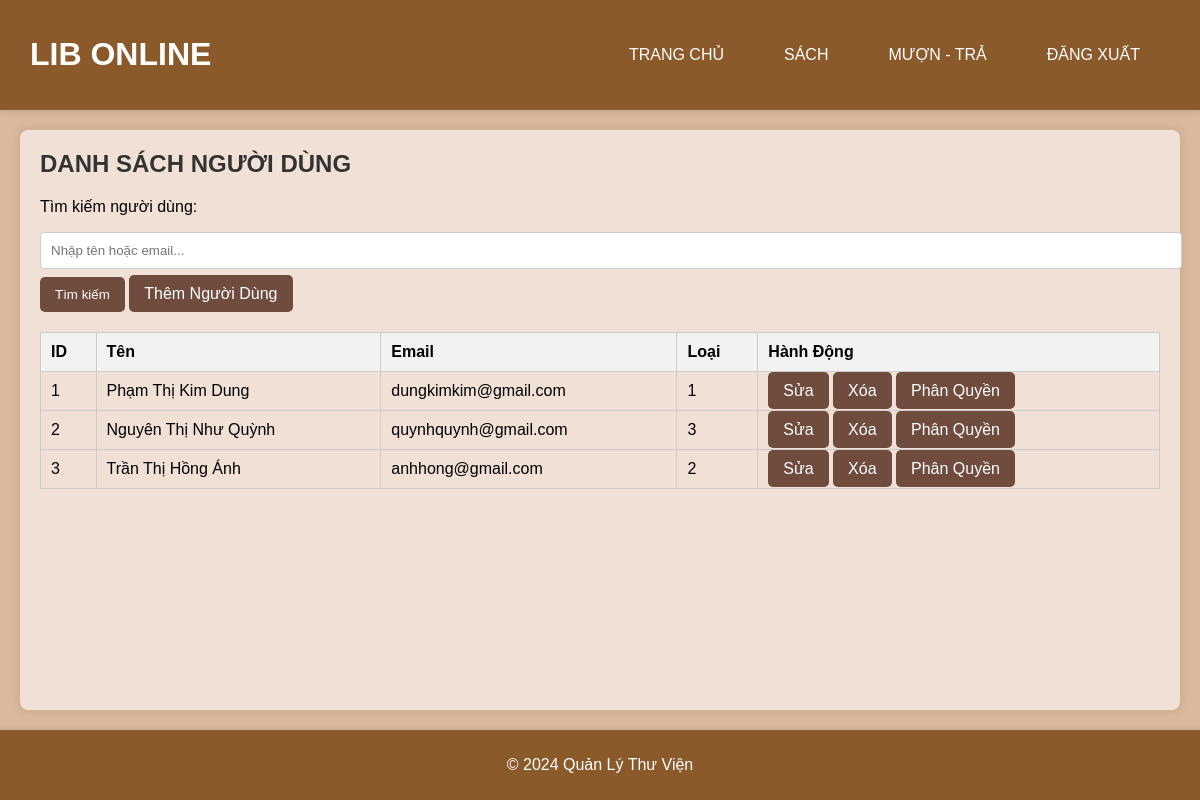
The app's page /user_management with its own data.
### tables this page shows
CREATE TABLE nguoi_dung (
    ma_nguoi_dung INTEGER PRIMARY KEY AUTOINCREMENT,
    ten TEXT NOT NULL,
    email TEXT NOT NULL UNIQUE,
    mat_khau TEXT NOT NULL,
    loai INTEGER NOT NULL
);

### app.py (the view)
@app.route('/user_management', methods=['GET'])
def user_management():
    query = request.args.get('query', '').lower()  # Chuyển từ khóa tìm kiếm thành chữ thường
    conn = sqlite3.connect('thuvien.db')
    cur = conn.cursor()
    if query:
        cur.execute('SELECT * FROM nguoi_dung WHERE LOWER(ten) LIKE ? OR LOWER(email) LIKE ?', (f'%{query}%', f'%{query}%'))
    else:
        cur.execute('SELECT * FROM nguoi_dung')
    users = cur.fetchall()
    conn.close()
    message = request.args.get('message')
    return render_template('user_management.html', users=users, message=message, query=query)

### templates/user_management.html (shortened to what this page needs)
<!DOCTYPE html>
<html lang="vi">
<head>
    <link rel="stylesheet" href="{{ url_for('static', filename='styles.css') }}">
</head>
<body>
    <header>
        <h1>LIB ONLINE</h1>
        <nav>
            <ul>
                <li><a href="/">TRANG CHỦ</a></li>
                <li><a href="/books">SÁCH</a></li>
                <li><a href="/list_borrows">MƯỢN - TRẢ</a></li>
                <li><a href="/logout">ĐĂNG XUẤT</a></li>
            </ul>
        </nav>
    </header>
    <main>
        <h2>DANH SÁCH NGƯỜI DÙNG</h2>
        <form action="{{ url_for('user_management') }}" method="GET">
            <label for="search">Tìm kiếm người dùng:</label>
            <input type="text" id="search" name="query" value="{{ query }}" placeholder="Nhập tên hoặc email...">
            <input type="submit" value="Tìm kiếm">
            <a href="{{ url_for('add_user') }}" class="btn">Thêm Người Dùng</a>
        </form>
        <table>
            <thead>
                <tr>
                    <th>ID</th>
                    <th>Tên</th>
                    <th>Email</th>
                    <th>Loại</th>
                    <th>Hành Động</th>
                </tr>
            </thead>
            <tbody>
                {% for user in users %}
                <tr>
                    <td>{{ user[0] }}</td>
                    <td>{{ user[1] }}</td>
                    <td>{{ user[2] }}</td>
                    <td>{{ user[4] }}</td>
                    <td>
                        <a href="{{ url_for('edit_user', user_id=user[0]) }}" class="btn">Sửa</a>
                        <a href="{{ url_for('delete_user', user_id=user[0]) }}" class="btn" onclick="confirmDelete(event)">Xóa</a>
                        <a href="{{ url_for('assign_role', user_id=user[0]) }}" class="btn">Phân Quyền</a>
                    </td>
                </tr>
                {% endfor %}
            </tbody>
        </table>
    </main>
    <footer>
        <p>&copy; 2024 Quản Lý Thư Viện</p>
    </footer>
</body>
</html>

### static/styles.css (style rules this page uses)
body { font-family: Arial, sans-serif; margin: 0; padding: 0; background-color: #d9b89c; display: flex; flex-direction: column; min-height: 100vh; }
header { display: flex; justify-content: space-between; align-items: center; background: #8b5a2b; color: white; padding: 15px 30px; box-shadow: 0 2px 5px rgba(0, 0, 0, 0.1); }
nav ul { list-style-type: none; padding: 0; display: flex; }
nav ul li { margin: 0 15px; }
nav ul li a { color: white; text-decoration: none; padding: 10px 15px; border-radius: 5px; transition: background 0.3s, color 0.3s; }
main { margin: 20px; background: #f0e0d6; padding: 20px; border-radius: 8px; box-shadow: 0 0 10px rgba(0, 0, 0, 0.1); flex: 1; }
h2 { margin-top: 0; color: #333; }
form { margin-bottom: 20px; }
form label { display: block; margin-bottom: 8px; }
input[type="text"], input[type="email"], input[type="password"], input[type="number"] { width: 100%; padding: 10px; margin: 8px 0; border: 1px solid #ccc; border-radius: 4px; }
input[type="submit"], .btn { background-color: #6f4c3e; color: white; border: none; padding: 10px 15px; border-radius: 5px; cursor: pointer; text-decoration: none; transition: background-color 0.3s; }
table { width: 100%; border-collapse: collapse; margin-top: 20px; }
table, th, td { border: 1px solid #ccc; }
th, td { padding: 10px; text-align: left; }
th { background-color: #f2f2f2; font-weight: bold; }
footer { text-align: center; padding: 10px 0; background: #8b5a2b; color: white; position: relative; bottom: 0; width: 100%; box-shadow: 0 -1px 5px rgba(0, 0, 0, 0.1); }

### records on screen
nguoi_dung: ma_nguoi_dung "1", ten "Phạm Thị Kim Dung", email "dungkimkim@gmail.com", loai "1"
nguoi_dung: ma_nguoi_dung "2", ten "Nguyên Thị Như Quỳnh", email "quynhquynh@gmail.com", loai "3"
nguoi_dung: ma_nguoi_dung "3", ten "Trần Thị Hồng Ánh", email "anhhong@gmail.com", loai "2"
